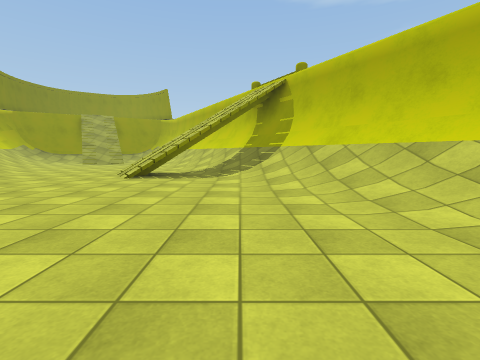
View 1 (above)

16 first-person views from a walk through a Unity game level. The camera is 1.2 m above the floor, tilts 6° down and sees 85° across. The floor is counted in squares, 2 m on a side. Each view is taken from the middle of a square. On the plan, view 1 faces up. The plan holds only what a view shows up to about 9 squares ahead; the rest is blank. The place goes on beyond the plan. Some surface patterns are stand-ins.

View 2
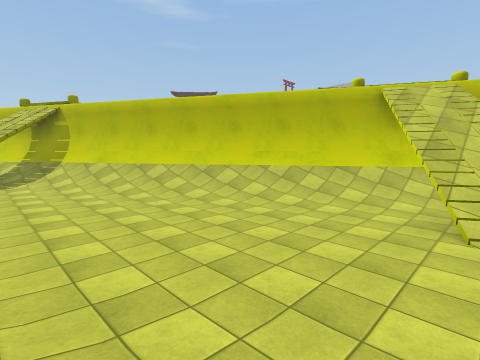

View 3
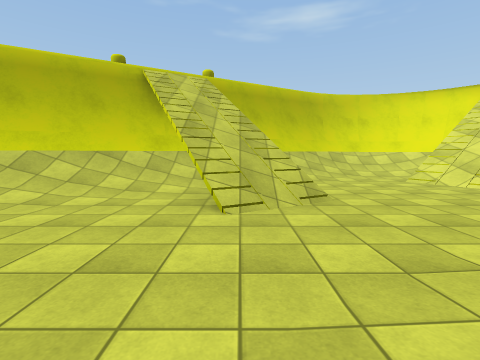

View 4
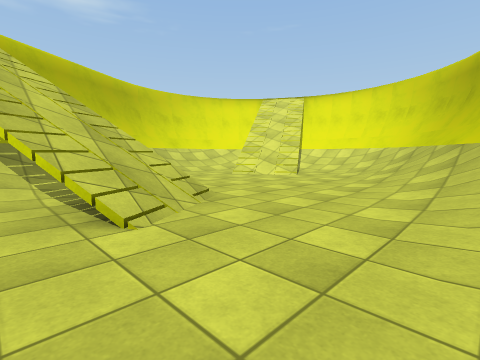

View 5
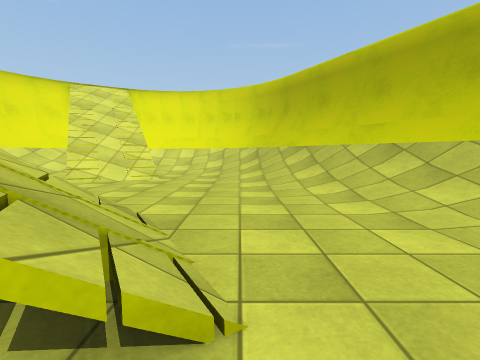

View 6
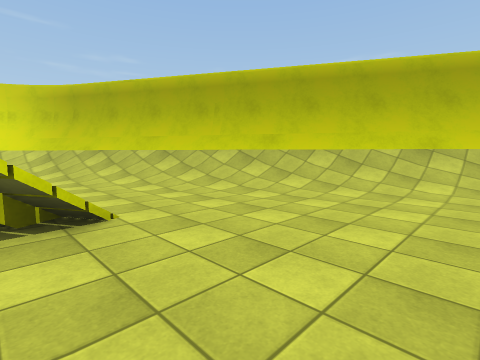

View 7
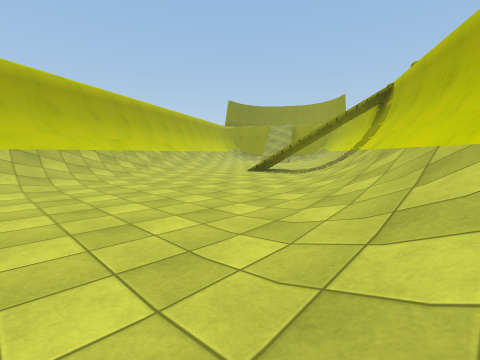

View 8
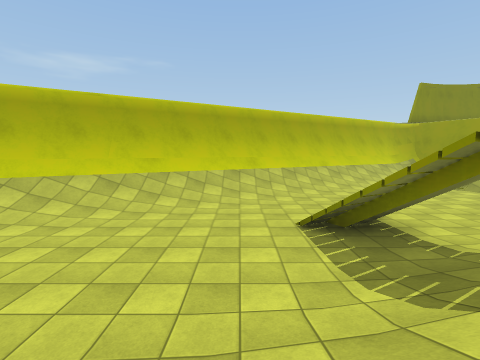

View 9
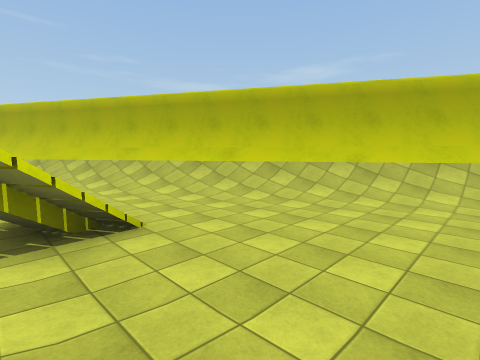

View 10
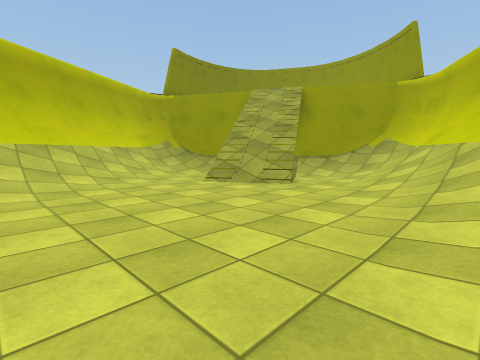

View 11
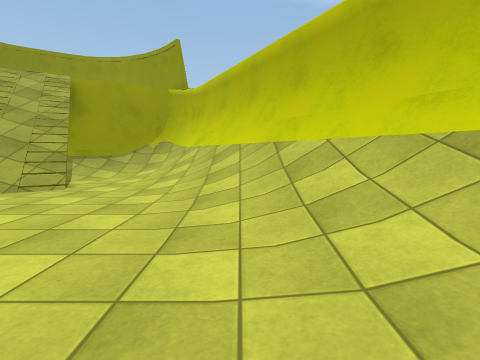

View 12
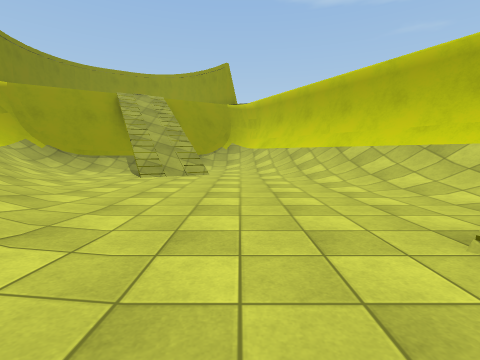

View 13
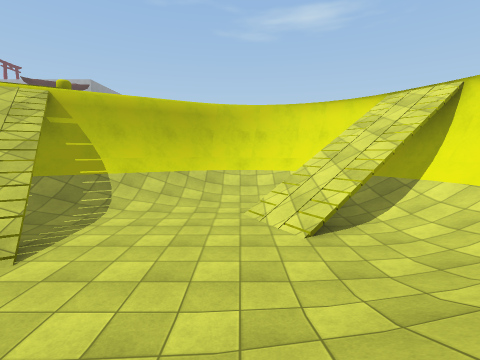

View 14
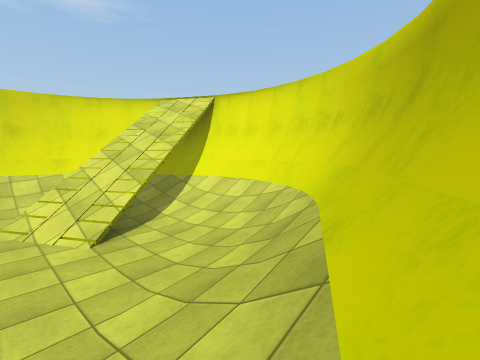

View 15
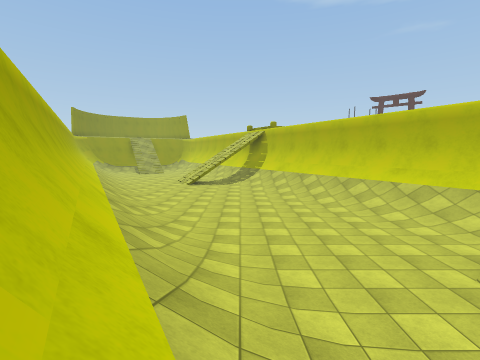

View 16
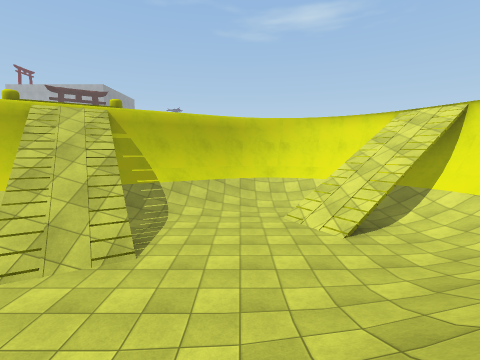

### Floor plan
Key: @ floor where view 1 was taken; # wall or solid block; x gap in a wall; . main floor; : floor 0.25 m higher than the main floor; + floor 4.75 m higher than the main floor; * floor 6 m higher than the main floor; / step, stairs or slope; = window, fence, low wall or low ledge; v drop or lower ground.
Columns run from 12 left of view 1 to 10 right of it. Each row starts with its distance up from view 1.
 19       ##
 18      v==#
 17    *v#=/#
 16    +=#///#
 15 ###x /.//#v
 14 =/////#.//#
 13 #//. /..:/##
 12 ##/......//#
 11  #//.....:/##
 10  ##/:.....//
  9   #//......//#
  8   ##//...##//##
  7    #//.../#.//#
  6    v#//.....:/##
  5     ##/:.....//#v
  4      #//....../##
  3      ##/:.....//#v
  2       #//......//#
  1       v#//.....//##
  0        #//..@...//#
 -1         #//.....:/##
 -2         ##/:.....//#
 -3          #//......//#
 -4          ##//...=#//#v
 -5           #//.../#.//#
 -6           v#//.....//##
 -7            #//......//#
 -8             #//.....:/#
 -9             ##/:.//#//#
-10              #//./##//#
-11              ##///  /##
-12               ##///=/vv
-13                ####vv

Positions as (right, up) in squares from view 1, and headings:
1: (0, 0), facing up
2: (-1, -4), facing up-right
3: (0, -4), facing right
4: (1, -3), facing down-right
5: (3, -3), facing down
6: (4, -1), facing down-left
7: (4, -1), facing up-left
8: (2, 5), facing left
9: (-2, 11), facing down-left
10: (-3, 9), facing up-left
11: (-3, 9), facing up
12: (-5, 6), facing up
13: (1, -8), facing right
14: (1, -8), facing down-right
15: (0, -7), facing up
16: (0, -7), facing right
